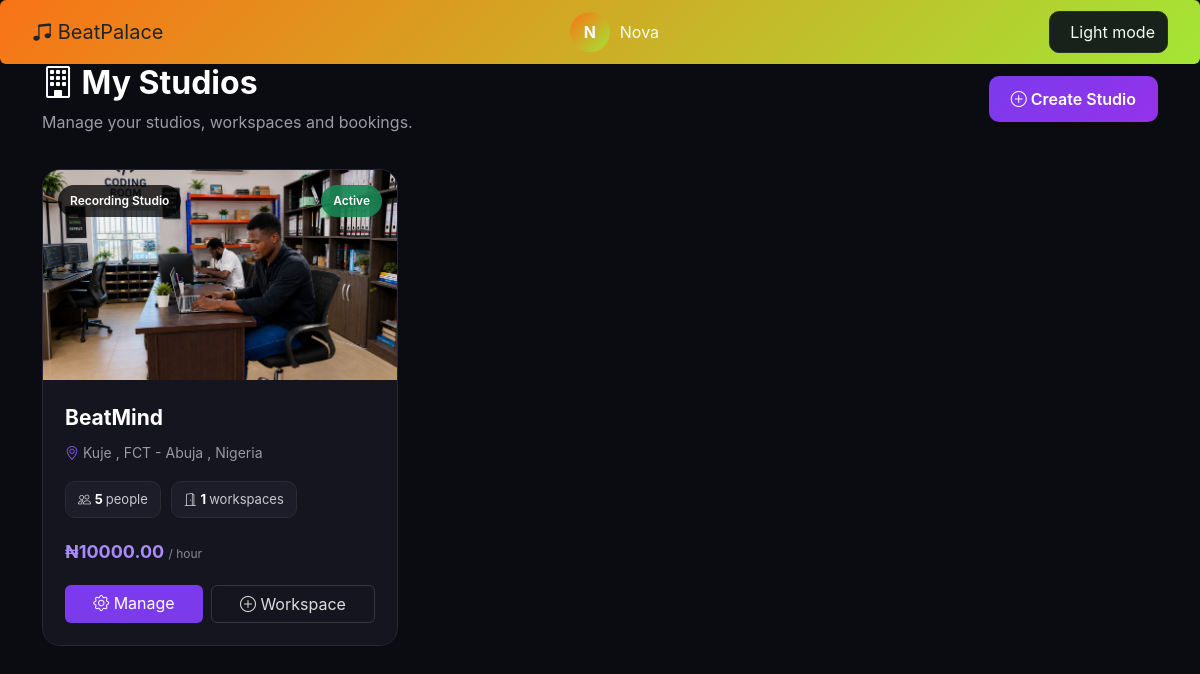
/studio/owner/studios/ (signed in), run on the app's committed database.
### accounts/models.py (models this page shows, shortened)
class User(AbstractUser):
    ROLE_CHOICES = (
        ("producer", "Producer"),
        ("artist", "Artist"),
    )
    email = models.EmailField(unique=True)
    role = models.CharField(
        max_length=20,
        choices=ROLE_CHOICES
    )
    avatar = models.ImageField(
        upload_to="avatars/",
        blank=True,
        null=True
    )
    verified = models.BooleanField(default=False)
    created_at = models.DateTimeField(auto_now_add=True)

### studio/models.py (models this page shows, shortened)
class Studio(models.Model):
    STUDIO_TYPES = [
        ("recording", "Recording Studio"),
        ("mixing", "Mixing Room"),
        ("production", "Production Room"),
        ("rehearsal", "Rehearsal Room"),
        ("podcast", "Podcast / Video Studio"),
        ("content", "Content Creation Space"),
    ]
    STATE = [
        ("Abia",     "Abia"),
        ("Adamawa",     "Adamawa"),
        ("Akwa Ibom",     "Akwa Ibom"),
        ("Anambra",     "Anambra"),
        ("Bauchi",     "Bauchi"),
        ("Bayelsa",     "Bayelsa"),
        ("Benue",     "Benue"),
        ("Borno",     "Borno"),
        ("Cross River",     "Cross River"),
        ("Delta",     "Delta"),
        ("Ebonyi",     "Ebonyi"),
        ("Edo",     "Edo"),
        ("Ekiti",     "Ekiti"),
        ("Enugu",     "Enugu"),
        ("FCT - Abuja",     "FCT - Abuja"),
        ("Gombe",     "Gombe"),
        ("Imo",     "Imo"),
        ("Jigawa",     "Jigawa"),
        ("Kaduna",     "Kaduna"),
        ("Kano",     "Kano"),
        ("Katsina",     "Katsina"),
        ("Kebbi",     "Kebbi"),
        ("Kogi",     "Kogi"),
        ("Kwara",     "Kwara"),
        ("Lagos",     "Lagos"),
        ("Nasarawa",     "Nasarawa"),
        ("Niger",     "Niger"),
        ("Ogun",     "Ogun"),
        ("Ondo",     "Ondo"),
        ("Osun",     "Osun"),
        ("Oyo",     "Oyo"),
        ("Plateau",     "Plateau"),
        ("Rivers",     "Rivers"),
        ("Sokoto",     "Sokoto"),
        ("Taraba",     "Taraba"),
        ("Yobe",     "Yobe"),
        ("Zamfara",     "Zamfara"),
    ]
    owner = models.ForeignKey(
        settings.AUTH_USER_MODEL,
        on_delete=models.CASCADE,
        related_name="owned_studios",
    )
    name = models.CharField(max_length=200)
    studio_type = models.CharField(
        max_length=30,
        choices=STUDIO_TYPES,
        default="recording",
    )
    description = models.TextField()
    address = models.CharField(
        max_length=255,
    )
    city = models.CharField(
        max_length=100,
    )
    state = models.CharField(
        max_length=100,
        blank=True,
        choices=STATE,
    )
    country = models.CharField(
        max_length=100,
        default="Nigeria",
    )
    phone = models.CharField(
        max_length=30,
        blank=True,
    )
    email = models.EmailField(
        blank=True,
    )
    hourly_rate = models.DecimalField(
        max_digits=12,
        decimal_places=2,
        validators=[MinValueValidator(Decimal("0"))],
    )
    daily_rate = models.DecimalField(
        max_digits=12,
        decimal_places=2,
        null=True,
        blank=True,
        validators=[MinValueValidator(Decimal("0"))],
    )
    capacity = models.PositiveIntegerField(
        default=5,
    )
    equipment = models.TextField(
        blank=True,
        help_text="List studio equipment and instruments.",
    )
    amenities = models.TextField(
        blank=True,
    )
    rules = models.TextField(
        blank=True,
    )
    cover_image = models.ImageField(
        upload_to="studios/covers/",
        blank=True,
        null=True,
    )
    is_active = models.BooleanField(
        default=True,
    )
    created_at = models.DateTimeField(
        auto_now_add=True,
    )
    updated_at = models.DateTimeField(
        auto_now=True,
    )
    class Meta:
        ordering = ["-created_at"]

### studio/views.py (the view)
@producer_required
def my_studios(request):
    studios = Studio.objects.filter(
        owner=request.user
    )
    return render(
        request,
        "studio/my_studio.html",
        {"studios": studios},
    )

### studio/views.py (called while the page is built)
def producer_required(view_func):
    @wraps(view_func)
    @login_required
    def wrapper(request, *args, **kwargs):
        if request.user.is_superuser:
            return view_func(request, *args, **kwargs)
        if getattr(request.user, "role", None) != "producer":
            raise PermissionDenied(
                "Only producers can manage studios."
            )
        return view_func(request, *args, **kwargs)
    return wrapper

### templates/studio/my_studio.html (shortened to what this page needs)
{% extends "base.html" %}
{% load static %}
{% block content %}
<div class="studio-page">
<div class="container">
    <div class="page-header d-flex justify-content-between align-items-center flex-wrap gap-3">
        <div>
            <h1>
                <i class="bi bi-building"></i>
                My Studios
            </h1>
            <p class="mb-0">
                Manage your studios, workspaces and bookings.
            </p>
        </div>
        <a href="{% url 'studio:create_studio' %}"
           class="btn btn-create">
            <i class="bi bi-plus-circle"></i>
            Create Studio
        </a>
    </div>
    {% if studios %}
        <div class="row g-4">
            {% for studio in studios %}
                <div class="col-lg-6 col-xl-4">
                    <div class="studio-card">
                        <div class="studio-cover">
                            {% if studio.cover_image %}
                                <img src="{{ studio.cover_image.url }}"
                                     alt="{{ studio.name }}">
                            {% else %}
                                <div class="studio-cover-placeholder">
                                    <i class="bi bi-music-note-beamed"></i>
                                </div>
                            {% endif %}
                            <span class="studio-type">
                                {{ studio.get_studio_type_display }}
                            </span>
                            {% if studio.is_active %}
                                <span class="studio-status status-active">
                                    Active
                                </span>
                            {% else %}
                                <span class="studio-status status-inactive">
                                    Inactive
                                </span>
                            {% endif %}
                        </div>
                        <div class="studio-body">
                            <div class="studio-name">
                                {{ studio.name }}
                            </div>
                            <div class="studio-location">
                                <i class="bi bi-geo-alt"></i>
                                {{ studio.city }}
                                {% if studio.state %}
                                    , {{ studio.state }}
                                {% endif %}
                                {% if studio.country %}
                                    , {{ studio.country }}
                                {% endif %}
                            </div>
                            <div class="studio-info">
                                <div class="info-item">
                                    <i class="bi bi-people"></i>
                                    <strong>
                                        {{ studio.capacity }}
                                    </strong>
                                    people
                                </div>
                                <div class="info-item">
                                    <i class="bi bi-door-open"></i>
                                    <strong>
                                        {{ studio.workspaces.count }}
                                    </strong>
                                    workspaces
                                </div>
                            </div>
                            <div class="studio-rate">
                                ₦{{ studio.hourly_rate|floatformat:2 }}
                                <small>
                                    / hour
                                </small>
                            </div>
                            <div class="d-flex gap-2 flex-wrap">
                                <a href="{% url 'studio:studio_owner_detail' studio_id=studio.pk %}"
                                   class="btn btn-manage flex-grow-1">
                                    <i class="bi bi-gear"></i>
                                    Manage
                                </a>
                                <a href="{% url 'studio:create_workspace' studio_id=studio.pk %}"
                                   class="btn btn-workspace flex-grow-1">
                                    <i class="bi bi-plus-circle"></i>
                                    Workspace
                                </a>
                            </div>
                        </div>
                    </div>
                </div>
            {% endfor %}
        </div>
    {% endif %}
</div>
</div>
{% endblock %}

### templates/base.html (shortened to what this page needs)
{% load static %}
<!DOCTYPE html>
<html lang="en">
<head>
    <link
    href="https://cdn.jsdelivr.net/npm/bootstrap@5.3.3/dist/css/bootstrap.min.css"
    rel="stylesheet"
    >
    <link
    href="https://cdn.jsdelivr.net/npm/bootstrap-icons@1.11.3/font/bootstrap-icons.css"
    rel="stylesheet"
    >
    <link
     rel="stylesheet"
     href="{% static 'css/style.css' %}"
    >
</head>
<nav class="navbar fixed-top text-light btn btn-primary">
    <div class="container-fluid d-flex justify-content-between align-items-center">
        {% if user.role == "artist" %}
            <a class="navbar-brand" href="{% url 'artist_dashboard' %}">
                <i class="bi bi-music-note-beamed"></i>
                BeatPalace
            </a>
        {% elif user.role == "producer" %}
            <a class="navbar-brand text-dark" href="{% url 'producer_dashboard' %}"
            >
                <i class="bi bi-music-note-beamed"></i>
                BeatPalace
            </a>
        {% endif %}
        <div class="d-flex gap-2">
            <div class="user-profile">
                <div class="avatar">
                    {{ user.username|first|upper }}
                </div>
                <span>
                    {{ user.username }}
                </span>
            </div>
        </div>
        <button
    type="button"
    class="theme-toggle"
    id="themeToggle"
    aria-label="Switch to light theme"
>
    <span id="themeLabel">Light mode</span>
</button>
    </div>
</nav>
{% block content %}
{% endblock %}
</body>
</html>

### static/css/style.css (style rules this page uses)
:root { color-scheme: dark; --bg: #090c0a; --sidebar: #0f1411; --card-deep: #050706; --card: #18221b; --card-raised: #223027; --input-bg: #0d120f; --primary: #f97316; --primary-light: #fb923c; --primary-soft: #2c1405; --secondary: #a3e635; --pink: #ef4444; --text: #f0fdf4; --muted-strong: #94a3b8; --muted: #415346; --border: #243329; --border-color: var(--border); --gradient-brand: linear-gradient(135deg, var(--primary), var(--secondary)); --gradient-avatar: linear-gradient(135deg, var(--primary), var(--pink)); --shadow-card: 0 15px 40px rgb(0 0 0 / 30%); --shadow-auth: 0 30px 80px rgb(0 0 0 / 40%); --radius-sm: 10px; --radius-md: 12px; --radius-lg: 16px; --radius-xl: 20px; --transition: 0.25s ease; }
* { box-sizing: border-box; }
html { scroll-behavior: smooth; }
img { max-width: 100%; }
button, input, select, textarea { font: inherit; }
button, a { -webkit-tap-highlight-color: transparent; }
.btn-primary { border: none; background: var(--gradient-brand); padding: 11px 20px; }
.user-profile { display: flex; align-items: center; gap: 10px; }
.avatar { width: 40px; height: 40px; display: flex; justify-content: center; align-items: center; border-radius: 50%; background: var(--gradient-brand); font-weight: bold; }
.theme-toggle { display: inline-flex; align-items: center; justify-content: center; gap: 8px; min-height: 40px; padding: 8px 12px; border: 1px solid var(--border-color); border-radius: var(--radius-sm); background: var(--card); color: var(--text); cursor: pointer; transition: var(--transition); }

### templates/studio/my_studio.html (style rules this page uses)
.studio-page { min-height: 100vh; background: #0b0b12; color: #fff; padding: 40px 0; }
.page-header { margin-bottom: 35px; }
.page-header h1 { font-size: 32px; font-weight: 700; margin-bottom: 8px; }
.page-header p { color: #9b9ba7; }
.studio-card { background: #15151f; border: 1px solid #272735; border-radius: 18px; overflow: hidden; height: 100%; transition: .25s ease; }
.studio-cover { height: 210px; background: linear-gradient( 135deg, #24134f, #11111a ); position: relative; overflow: hidden; }
.studio-cover img { width: 100%; height: 100%; object-fit: cover; }
.studio-type { position: absolute; top: 15px; left: 15px; background: rgba(0, 0, 0, .75); color: #fff; padding: 7px 12px; border-radius: 30px; font-size: 12px; font-weight: 600; }
.studio-status { position: absolute; top: 15px; right: 15px; padding: 7px 12px; border-radius: 30px; font-size: 12px; font-weight: 600; }
.status-active { background: rgba(25, 135, 84, .9); color: #fff; }
.studio-body { padding: 22px; }
.studio-name { font-size: 21px; font-weight: 700; margin-bottom: 8px; }
.studio-location { color: #9999a6; font-size: 14px; margin-bottom: 18px; }
.studio-location i { color: #8b5cf6; }
.studio-info { display: flex; gap: 10px; margin-bottom: 20px; flex-wrap: wrap; }
.info-item { background: #1d1d29; border: 1px solid #2a2a38; border-radius: 10px; padding: 8px 12px; color: #c9c9d2; font-size: 13px; }
.info-item strong { color: #fff; }
.studio-rate { font-size: 18px; font-weight: 700; color: #a78bfa; margin-bottom: 20px; }
.studio-rate small { color: #888895; font-size: 12px; font-weight: 400; }
.btn-manage { background: #7c3aed; border: none; color: #fff; }
.btn-workspace { background: transparent; border: 1px solid #343445; color: #ddd; }
.btn-create { background: linear-gradient(135deg, #7c3aed, #9333ea); border: none; color: #fff; padding: 11px 22px; border-radius: 10px; font-weight: 600; }

### data on the page
User: username|first "N", username "Nova"
Studio: cover_image (picture), studio_type "Recording Studio", is_active "Active", name "BeatMind", city "Kuje", state "FCT - Abuja", country "Nigeria", capacity "5", workspaces.count "1", hourly_rate "10000.00"
